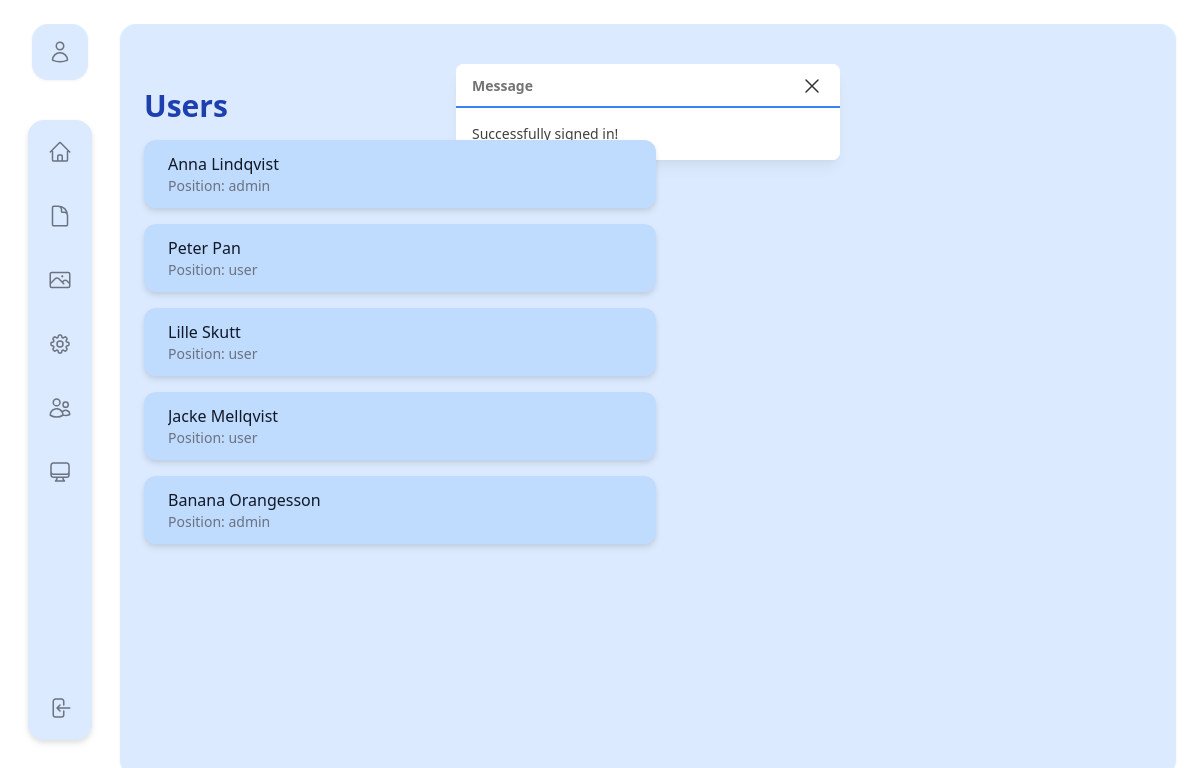
The page /cms-admin/users.php (signed in) on the database its author committed.
### tables this page shows
CREATE TABLE `user` (
  `user_id` int(10) UNSIGNED NOT NULL,
  `email` varchar(100) NOT NULL,
  `password` varchar(100) NOT NULL,
  `firstname` varchar(45) NOT NULL,
  `lastname` varchar(45) NOT NULL,
  `position` tinyint(1) DEFAULT 0
);

### public/cms-includes/models/Database.php (called while the page is built, shortened)
<?php
class Database {
protected function __construct() {
    $dsn = "mysql:host=". DB_HOST .";dbname=". DB_NAME;
    try {
        $this->db = new PDO($dsn, DB_USER, DB_PASSWORD);
    } catch (PDOException $e) {
        print_r($e);
    }
}
}
?>

### public/cms-includes/models/User.php (called while the page is built, shortened)
<?php
class User extends Database
{
    public function selectAll()
    {
        $sql = "SELECT * FROM user";
        $stmt = $this->db->prepare($sql);
        $stmt->execute();
        return $stmt->fetchAll(PDO::FETCH_ASSOC);
    }
}
?>

### public/cms-admin/users.php (the view, shortened to what this page needs)
<?php
include_once ROOT . '/cms-includes/models/Database.php';
include_once ROOT . '/cms-includes/models/User.php';
$user = new User();
$result = $user->selectAll();
$title = "Users";
?>
<!DOCTYPE html>
<html lang="sv">
<head>
    <link rel="stylesheet" href="/cms-content/styles/style.css">
</head>
<body class="w-screen flex">
    <?php include ROOT . '/cms-includes/partials/header.php'; ?>
    <main class="bg-blue-100 flex w-full m-6 flex-col space-y-10 p-6 rounded-2xl drop-shadow-sm p">
    <?php include ROOT . '/cms-includes/partials/session_msg.php'; ?>
    <div class="max-w-lg">
        <h1 class="text-3xl font-semibold text-blue-800"><?= $title ?></h1>
            <?php
            function print_ul_li($result)
            {
                echo "<ul>";
                foreach ($result as $user) {
                    $id = $user['user_id'];
                    echo "<li class='py-3 px-6 my-4 bg-blue-200 rounded-xl text-blue-800 drop-shadow-md flex items-center cursor-pointer hover:bg-blue-300 hover:text-blue-900'>",
                            "<a href='user.php?id=$id'>",
                                "<p class='text-md font-medium text-gray-900 truncate dark:text-white'>" . $user['firstname'] . " " .$user['lastname'] . "</p>",
                                "<p class='text-sm text-gray-500 truncate dark:text-gray-400'>Position: " . (($user['position'] == 1) ? 'admin' : 'user') . "</p>",
                            "</a>",
                        "</li>";
                }
                echo "</ul>";
            }
            print_ul_li($result);
            ?>
        </div>
    </main>
</body>
</html>

### public/cms-content/styles/style.css (style rules this page uses)
html { line-height: 1.5; -webkit-text-size-adjust: 100%; -moz-tab-size: 4; -o-tab-size: 4; tab-size: 4; font-family: ui-sans-serif, system-ui, -apple-system, BlinkMacSystemFont, "Segoe UI", Roboto, "Helvetica Neue", Arial, "Noto Sans", sans-serif, "Apple Color Emoji", "Segoe UI Emoji", "Segoe UI Symbol", "Noto Color Emoji"; font-feature-settings: normal; }
body { margin: 0; line-height: inherit; }
h1, h2, h3, h4, h5, h6 { font-size: inherit; font-weight: inherit; }
a { color: inherit; text-decoration: inherit; }
blockquote, dl, dd, h1, h2, h3, h4, h5, h6, hr, figure, p, pre { margin: 0; }
ol, ul, menu { list-style: none; margin: 0; padding: 0; }
.m-6 { margin: 1.5rem; }
.my-4 { margin-top: 1rem; margin-bottom: 1rem; }
.flex { display: flex; }
.w-full { width: 100%; }
.w-screen { width: 100vw; }
.max-w-lg { max-width: 32rem; }
.cursor-pointer { cursor: pointer; }
.flex-col { flex-direction: column; }
.items-center { align-items: center; }
.space-y-10 > :not([hidden]) ~ :not([hidden]) { --tw-space-y-reverse: 0; margin-top: calc(2.5rem * calc(1 - var(--tw-space-y-reverse))); margin-bottom: calc(2.5rem * var(--tw-space-y-reverse)); }
.truncate { overflow: hidden; text-overflow: ellipsis; white-space: nowrap; }
.rounded-2xl { border-radius: 1rem; }
.rounded-xl { border-radius: 0.75rem; }
.bg-blue-200 { --tw-bg-opacity: 1; background-color: rgb(191 219 254 / var(--tw-bg-opacity)); }
.bg-blue-100 { --tw-bg-opacity: 1; background-color: rgb(219 234 254 / var(--tw-bg-opacity)); }
.p-6 { padding: 1.5rem; }
.px-6 { padding-left: 1.5rem; padding-right: 1.5rem; }
.py-3 { padding-top: 0.75rem; padding-bottom: 0.75rem; }
.text-3xl { font-size: 1.875rem; line-height: 2.25rem; }
.text-sm { font-size: 0.875rem; line-height: 1.25rem; }
.font-semibold { font-weight: 600; }
.font-medium { font-weight: 500; }
.text-gray-500 { --tw-text-opacity: 1; color: rgb(107 114 128 / var(--tw-text-opacity)); }
.text-blue-800 { --tw-text-opacity: 1; color: rgb(30 64 175 / var(--tw-text-opacity)); }
.text-gray-900 { --tw-text-opacity: 1; color: rgb(17 24 39 / var(--tw-text-opacity)); }
.drop-shadow-sm { --tw-drop-shadow: drop-shadow(0 1px 1px rgb(0 0 0 / 0.05)); filter: var(--tw-blur) var(--tw-brightness) var(--tw-contrast) var(--tw-grayscale) var(--tw-hue-rotate) var(--tw-invert) var(--tw-saturate) var(--tw-sepia) var(--tw-drop-shadow); }
.drop-shadow-md { --tw-drop-shadow: drop-shadow(0 4px 3px rgb(0 0 0 / 0.07)) drop-shadow(0 2px 2px rgb(0 0 0 / 0.06)); filter: var(--tw-blur) var(--tw-brightness) var(--tw-contrast) var(--tw-grayscale) var(--tw-hue-rotate) var(--tw-invert) var(--tw-saturate) var(--tw-sepia) var(--tw-drop-shadow); }

### rows shown on the page
user: firstname "Anna", lastname "Lindqvist", position "admin"
user: firstname "Peter", lastname "Pan", position "user"
user: firstname "Lille", lastname "Skutt", position "user"
user: firstname "Jacke", lastname "Mellqvist", position "user"
user: firstname "Banana", lastname "Orangesson", position "admin"

### other values the page prints
$_SESSION['message'] "Successfully signed in!"
$title "Users"
